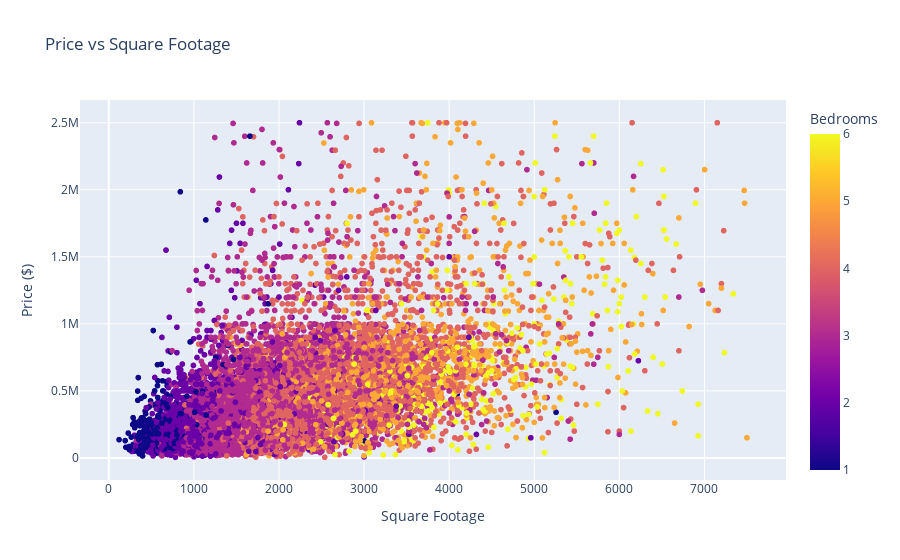

Here is the notebook cell this chart was saved with:
### Code cell
# 7. Price vs. Square Footage by Bedrooms (Interactive)
fig = px.scatter(
    df,
    x='Area',
    y='ListedPrice',
    color='BedroomsGroupedNum',
    labels={'Area': 'Square Footage', 'ListedPrice': 'Price ($)', 'BedroomsGroupedNum': 'Bedrooms'},
    title="Price vs Square Footage",
    hover_data=['Bedroom', 'Bathroom', 'State']
)
fig.show()

### Figure 1 — Plotly figure (JSON) as saved in the notebook; plotly's stock layout.template omitted (floating-point values rounded to 4 significant figures; data arrays with more than 128 entries replaced by an {"elided": "..."} marker saying what was removed)
{"data": [{"customdata": {"elided": "22210x3 mixed values"}, "hovertemplate": "Square Footage=%{x}<br>Price ($)=%{y}<br>Bedroom=%{customdata[0]}<br>Bathroom=%{customdata[1]}<br>State=%{customdata[2]}<br>Bedrooms=%{marker.color}<extra></extra>", "legendgroup": "", "marker": {"color": {"elided": "22210 int values"}, "coloraxis": "coloraxis", "symbol": "circle"}, "mode": "markers", "name": "", "showlegend": false, "type": "scattergl", "x": {"elided": "22210 float values"}, "xaxis": "x", "y": {"elided": "22210 float values"}, "yaxis": "y"}], "layout": {"coloraxis": {"colorbar": {"title": {"text": "Bedrooms"}}, "colorscale": [[0, "#0d0887"], [0.1111, "#46039f"], [0.2222, "#7201a8"], [0.3333, "#9c179e"], [0.4444, "#bd3786"], [0.5556, "#d8576b"], [0.6667, "#ed7953"], [0.7778, "#fb9f3a"], [0.8889, "#fdca26"], [1, "#f0f921"]]}, "legend": {"tracegroupgap": 0}, "title": {"text": "Price vs Square Footage"}, "xaxis": {"anchor": "y", "domain": [0, 1], "title": {"text": "Square Footage"}}, "yaxis": {"anchor": "x", "domain": [0, 1], "title": {"text": "Price ($)"}}}}
